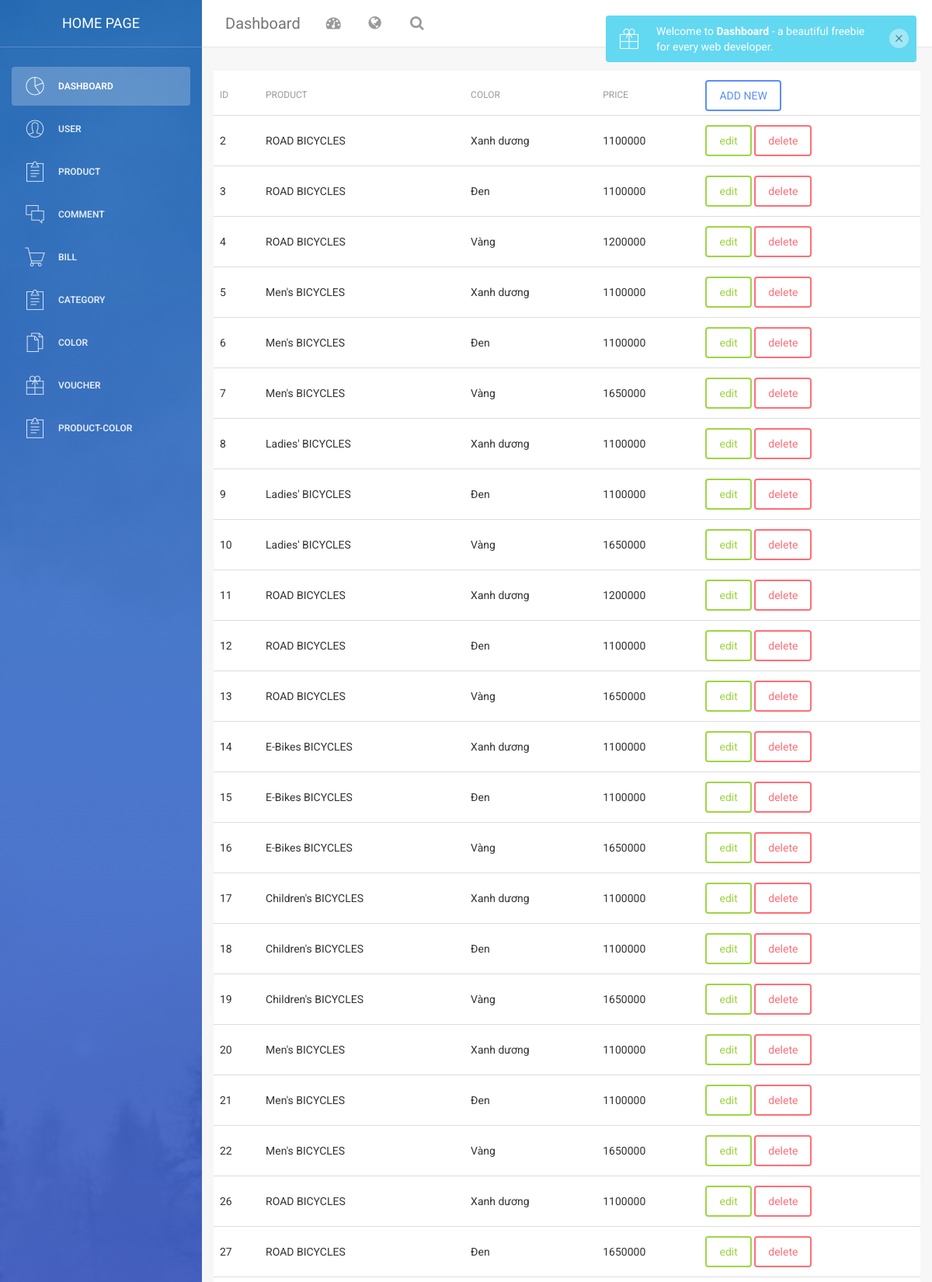
/pro_color-manager (signed in, upper part), run on the app's committed database.
### tables this page shows
CREATE TABLE `product_color` (
  `id` int(11) NOT NULL,
  `product_id` int(11) NOT NULL,
  `color_id` int(11) NOT NULL,
  `price` int(11) NOT NULL
);

CREATE TABLE `products` (
  `id` int(11) NOT NULL,
  `name` varchar(255) NOT NULL,
  `detail` varchar(255) NOT NULL,
  `quantity` int(11) NOT NULL,
  `cate_id` int(11) NOT NULL,
  `image` varchar(255) NOT NULL
);

CREATE TABLE `colors` (
  `id` int(11) NOT NULL,
  `name` varchar(50) NOT NULL,
  `hex` varchar(50) DEFAULT NULL
);

### app/controllers/Controller.php (called while the page is built, shortened)
<?php
    class Controller {
        public function view($path, $data = []) {
            extract($data);
            include_once __DIR__.'/../../views/' .$path .'.php';
        }
    }
?>

### app/controllers/ProductColorController.php (called while the page is built, shortened)
<?php
    class ProductColorController extends Controller {
        public function index() {
            $pro_color = ProductColorModel::all();
            $products = ProductModel::all();
            $colors = ColorModel::all();
            $title = 'Quản lý giá';
            return $this->view('admin/product-color/index', ['pro_color' => $pro_color, 'products' => $products, 'colors' => $colors, 'title' => $title]);
        }
    }
?>

### app/Router.php (called while the page is built, shortened)
<?php
    class Router {
        protected static $routers = [];
        protected $request;
        public function __construct() {
            $this->request = new Request;
        }
        public static function get($path, $callback) {
            static::$routers['get'][$path] = $callback;
        }
        public static function post($path, $callback) {
            static::$routers['post'][$path] = $callback;
        }
        public function resolve() {
            $method = $this->request->method();
            $path = $this->request->path();
            $callback = static::$routers[$method][$path] ?? false;
            if(is_array($callback)) {
                $callback[0] = new $callback[0];
                return call_user_func($callback, $this->request);
            }
        }
    }
?>

### public/index.php (called while the page is built, shortened)
<?php
    $router = new Router();
    $router->resolve();
?>

### app/models/BaseModel.php (called while the page is built, shortened)
<?php
    class BaseModel {
        public function __construct() {
            try {
                $this->conn = new PDO("mysql:host=localhost;dbname=asm-php2;charset=utf8", "root", "");
            }catch(PDOException $e) {
                echo "Có lỗi xảy ra <br>" . $e->getMessage();
            }
        }
        public static function all() {
            $model = new static;
            $model->sqlBuilder = "SELECT * FROM $model->tableName";
            $stmt = $model->conn->prepare($model->sqlBuilder);
            $stmt->execute();
            return $stmt->fetchAll(PDO::FETCH_CLASS);
        }
    }
?>

### views/admin/product-color/index.php (the view)
<?php require_once __DIR__.'/../header.php'?>
<div class="table w-50">
    <table class="table table-stripped">
        <thead>
            <th>ID</th>
            <th>PRODUCT</th>
            <th>COLOR</th>
            <th>price</th>
            <th>
                <a class="btn btn-primary" href="./add-pro_color">Add new</a>
            </th>
        </thead>
        <tbody>
            <?php foreach($pro_color as $item):?>
                <tr>
                    <td><?= $item->id?></td>
                    <td>
                        <?php foreach($products as $pro) {
                            echo ($pro->id === $item->product_id) ? $pro->name : '';
                        }?>
                    </td>
                    <td>
                        <?php foreach($colors as $color) {
                            echo ($color->id === $item->color_id) ? $color->name : '';
                        }?>
                    </td>
                    <td><?= $item->price?></td>
                    <td>
                        <a class="btn btn-success" href="./edit-pro_color?id=<?= $item->id?>">edit</a>
                        <a onclick="return confirm('are you sure?')" class="btn btn-danger" href="./delete-pro_color?id=<?= $item->id?>">delete</a>
                    </td>
                </tr>
            <?php endforeach?>
        </tbody>
    </table>
</div>
<?php require_once __DIR__.'/../footer.php'?>

### data on the page
product_color: id "2", price "1100000"
products: name "ROAD BICYCLES"
colors: name "Xanh dương"
product_color: id "3", price "1100000"
colors: name "Đen"
product_color: id "4", price "1200000"
colors: name "Vàng"
product_color: id "5", price "1100000"
products: name "Men's BICYCLES"
product_color: id "6", price "1100000"
product_color: id "7", price "1650000"
product_color: id "8", price "1100000"
products: name "Ladies' BICYCLES"
product_color: id "9", price "1100000"
product_color: id "10", price "1650000"
product_color: id "11", price "1200000"
products: name "ROAD BICYCLES"
product_color: id "12", price "1100000"
product_color: id "13", price "1650000"
product_color: id "14", price "1100000"
products: name "E-Bikes BICYCLES"
product_color: id "15", price "1100000"
product_color: id "16", price "1650000"
product_color: id "17", price "1100000"
products: name "Children's BICYCLES"
product_color: id "18", price "1100000"
product_color: id "19", price "1650000"
product_color: id "20", price "1100000"
products: name "Men's BICYCLES"
product_color: id "21", price "1100000"
product_color: id "22", price "1650000"
product_color: id "26", price "1100000"
products: name "ROAD BICYCLES"
product_color: id "27", price "1650000"
